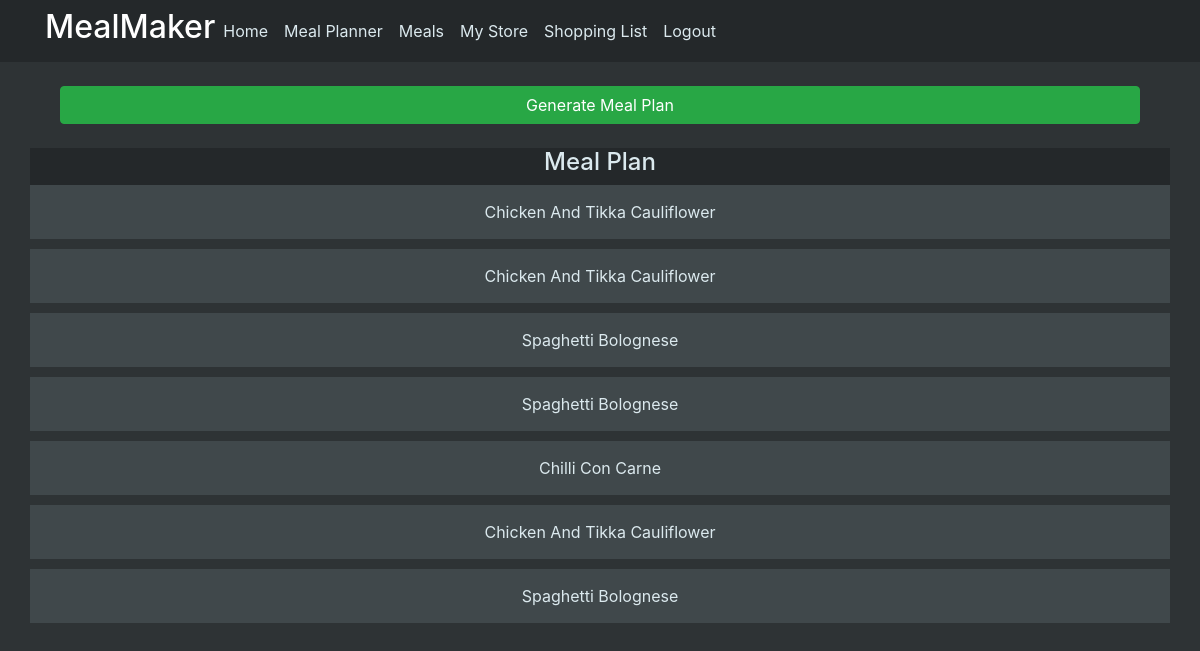
The app's page /meal_planner (signed in), older data.
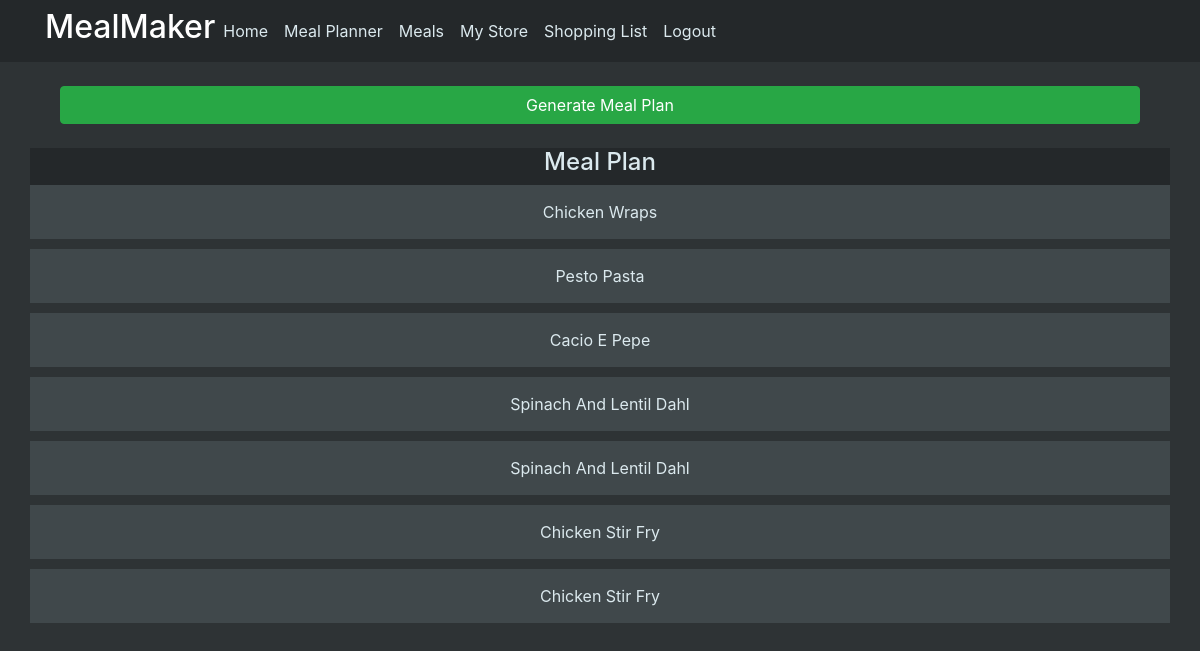
The same page, newer data.
### mealmaker/models.py (models this page shows)
class MealPlan(db.Model):
    id = db.Column(db.Integer, primary_key=True)
    meal_name = db.Column(db.String(200))
    username = db.Column(db.String(200))
    meal_link = db.Column(db.Integer, db.ForeignKey("meal.id"))
    meal_id = db.relationship("Meal")
    meal_store = db.relationship("MealStore", back_populates="meal_plan_id")

### mealmaker/views.py (the view)
@views.route("/meal_planner", methods=["GET", "POST"])
@login_required
def meal_planner():
    if request.method == "POST":
        if request.form["generate-meal-plan"] == "Generate Meal Plan":
            meals = Meal.query.all()
            meals_list = [meal for meal in meals]
            meal_plan = MealPlannerEngine.generate_planned_meal_list(meals_list)
            db.session.query(MealPlan).filter(
                MealPlan.username == current_user.id
            ).delete()
            db.session.commit()
            for meal in meal_plan:
                planned_meal = MealPlan(
                    meal_name=meal.name, username=current_user.id, meal_link=meal.id
                )
                db.session.add(planned_meal)
            db.session.commit()
            return redirect(
                url_for("views.meal_planner", user=current_user, meal_plan=meal_plan)
            )
    elif request.method == "GET":
        checker = db.session.query(MealPlan).filter(
            MealPlan.username == current_user.id
        )
        checker_list = [meal for meal in checker]
        if len(checker_list) == 0:
            meals = Meal.query.all()
            meals_list = [meal for meal in meals]
            meal_plan = []
        else:
            meals = MealPlan.query.filter(MealPlan.username == current_user.id)
            meal_plan = [meal for meal in meals]
    return render_template("meal_planner.html", user=current_user, meal_plan=meal_plan)

### mealmaker/__init__.py (called while the page is built)
def create_app():
    app = Flask(__name__)
    app.config["SECRET_KEY"] = "hjshjhdjah kjshkjdhjs"
    app.config["SQLALCHEMY_DATABASE_URI"] = f"sqlite:///{DB_NAME}"
    app.config["SQLALCHEMY_TRACK_MODIFICATIONS"] = False
    db.init_app(app)
    from .views import views
    from .auth import auth
    app.register_blueprint(views, url_prefix="/")
    app.register_blueprint(auth, url_prefix="/")
    from .models import User, Meal, Ingredient, MealPlan
    create_database(app)
    login_manager = LoginManager()
    login_manager.login_view = "auth.login"
    login_manager.init_app(app)
    @login_manager.user_loader
    def load_user(id):
        return User.query.get(id)
    return app

### mealmaker/templates/meal_planner.html (shortened to what this page needs)
{% extends "layout.html" %}
{% block content%}
<br>
<form method="post">
    <div align="center" class="col">
        <input class="btn btn-success btn-block" type="submit" name="generate-meal-plan" value="Generate Meal Plan">
    </div>
</form>
<br>
<div class="row div-color-dark">
    <div class="div-parent-center">
        <h4>Meal Plan</h4>
    </div>
</div>
{% for meal in meal_plan %}
<div class="row div-color-dim content-section-dim">
    <div class="col-12 text-center">{{meal.meal_name.title()}} </div>
</div>
{% endfor %}
{% endblock %}

### mealmaker/templates/layout.html (shortened to what this page needs)
<!DOCTYPE html>
<html>
<head>
  <link rel="stylesheet" href="https://maxcdn.bootstrapcdn.com/bootstrap/4.0.0/css/bootstrap.min.css"
>
  <link rel="stylesheet" type="text/css" href="{{ url_for('static', filename='main.css') }}">
  <link rel="stylesheet" href="https://cdn.jsdelivr.net/npm/bootstrap-icons@1.9.1/font/bootstrap-icons.css">
</head>
<body>
  <nav class="navbar navbar-expand-lg navbar-color">
    <div class="container">
      <div class="collapse navbar-collapse navbar-color" id="navbar">
        <h2 class="navbar-header">MealMaker</h2>
        {% if user.is_authenticated %}
        <ul class="navbar-nav">
          <li class="nav-item"><a class="nav-link nav-item navbar-link-color" id="home" href="/">Home</a></li>
          <li class="nav-item"><a class="nav-link nav-item navbar-link-color" id="meals" href="/meal_planner">Meal Planner</a></li>
          <li class="nav-item"><a class="nav-link nav-item navbar-link-color" id="meals" href="/meals">Meals</a></li>
          <li class="nav-item"><a class="nav-link nav-item navbar-link-color" id="logout" href="/my_store">My Store</a></li>
          <li class="nav-item"><a class="nav-link nav-item navbar-link-color" id="logout" href="/shopping_list">Shopping List</a></li>
          <li class="nav-item"><a class="nav-link nav-item navbar-link-color" id="logout" href="/logout">Logout</a></li>
        </ul>
        {% else %}
        <div class="nav navbar-nav">
          <a class="nav-item nav-link navbar-right navbar-link-color" id="login" href="/login">Login</a>
          <a class="nav-item nav-link navbar-right navbar-link-color" id="signUp" href="/sign-up">Sign Up</a>
        </div>
        {% endif %}
      </div>
    </div>
  </nav>
  <div class="container">{% block content %} {% endblock %}</div>
</body>
</html>

### mealmaker/static/main.css (style rules this page uses)
body { background-color: #2e3335; color: #DBE9EE; }
.navbar-color { background-color: #24282a; }
.navbar-header { color: white; }
.navbar-link-color { color: #DBE9EE; }
.div-color-dark { background-color: #24282a; }
.div-color-dim { background-color: #40484b; }
.div-parent-center { width: 100%; text-align: center; }
.content-section-dim { padding: 15px 20px; background-color: #40484b; border-radius: 0px; margin-bottom: 10px; }

Row changes from the older to the newer data that the page shows:
changed MealPlan: meal_name "Chicken And Tikka Cauliflower" → "Chicken Wraps"
changed MealPlan: meal_name "Chicken And Tikka Cauliflower" → "Pesto Pasta"
changed MealPlan: meal_name "Spaghetti Bolognese" → "Cacio E Pepe"
changed MealPlan (number 4 of 7 on the later page): meal_name "Spaghetti Bolognese" → "Spinach And Lentil Dahl"
changed MealPlan (number 5 of 7 on the later page): meal_name "Chilli Con Carne" → "Spinach And Lentil Dahl"
changed MealPlan (number 6 of 7 on the later page): meal_name "Chicken And Tikka Cauliflower" → "Chicken Stir Fry"
changed MealPlan (number 7 of 7 on the later page): meal_name "Spaghetti Bolognese" → "Chicken Stir Fry"
